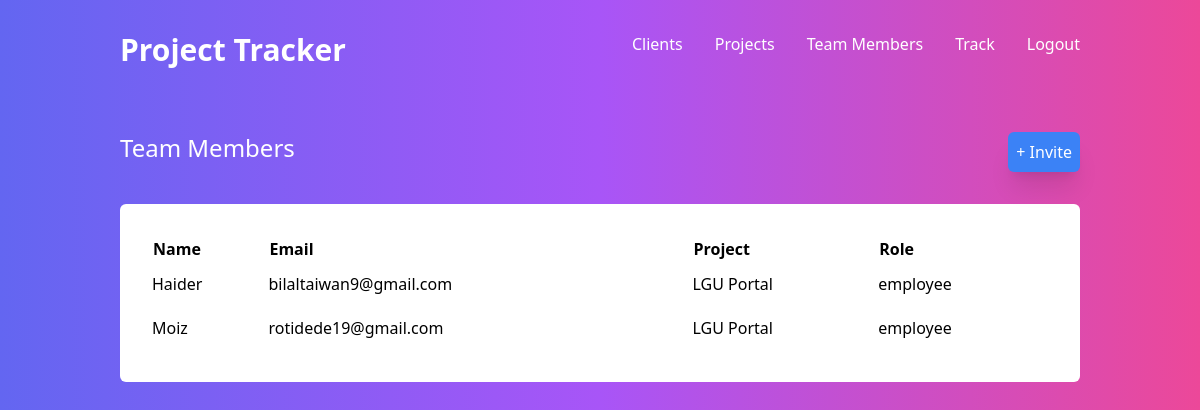
The app's page /team/ (signed in) with its own data.
### project_tracker/models.py (models this page shows, shortened)
class Member(models.Model):
    project = models.ForeignKey(Project, on_delete=models.CASCADE, related_name = 'members')
    member_name = models.CharField(max_length=255)
    member_email = models.EmailField(max_length=50)
    CHOICES = [
        ('manager', 'Manager'),
        ('employee', 'Employee'),
    ]
    member_role = models.CharField(max_length=255, choices=CHOICES, default = 'Employee')

class Project(models.Model):
    client = models.ForeignKey(Client, on_delete=models.CASCADE, related_name = 'projects')
    project_name = models.CharField(max_length=255)
    project_created = models.DateTimeField(auto_now_add=True, null=True)
    project_deadline = models.DateField()
    def __str__(self):
        return f"{self.project_name}"

### project_tracker/decorators.py (the view)
        def wrapper_func(request, *args, **kwargs):
            if request.user.groups.exists():
                group = request.user.groups.all()[0].name
                print(group)
                if group in allowed_roles or not allowed_roles:
                    return view_func(request, *args, **kwargs)
            return HttpResponse("You are not allowed to view this")

### project_tracker/views.py (called while the page is built)
@allowed_users(allowed_roles=['Admin'])
def team(request):
    clients = request.user.company.clients.all()
    myprojects = Project.objects.filter(client__in=clients)
    mymembers = Member.objects.filter(project__in=myprojects)
    return render(request, "team_members.html", {"mymembers":mymembers})

### project_tracker/templates/team_members.html (shortened to what this page needs)
{% load static %}
<!DOCTYPE html>
<html lang="en">
<head>
    <link rel="stylesheet" href="{% static 'css/style.css' %}">
    <link rel="stylesheet" href="{% static 'css/morestyles.css' %}">
</head>
<body class="bg-gradient-to-r from-indigo-500 via-purple-500 to-pink-500">
    <header class="container mx-auto text-white p-8" >
        <nav class="flex justify-around font-medium">
            <div class="font-semibold text-3xl flex-1">
                <a class="decoration-0 " href="{% url 'home' %}">Project Tracker</a>
            </div>
            <ul class="decoration-0 flex gap-x-8">
                <li ><a href="{% url 'home' %}">Clients</a></li>
                <li ><a href="{% url 'projects' %}">Projects</a></li>
                <li><a href="{% url 'team' %}">Team Members</a></li>
                <li><a href="{% url 'track' %}">Track</a></li>
                <li><a href="{% url 'logout' %}">Logout</a></li>
            </ul>
        </nav>
    </header>
    <main class="container mx-auto p-8">
        <div class="flex justify-between mb-8" style="gap: 30px;">
            <h1 class="text-white text-2xl font-medium">Team Members</h1>
            <a class="bg-blue-500 shadow-xl p-2 rounded-md text-white" href="add_member/">+ Invite</a>
        </div>
        <div class="rounded-md bg-white p-8">
            <table>
                {% if mymembers %}
                <tr>
                    <th>Name</th>
                    <th>Email</th>
                    <th>Project</th>
                    <th>Role</th>
                </tr>
                <tr>
                {% for member in mymembers %}
                    <td>{{ member.member_name }}</td>
                    <td>{{ member.member_email }}</td>
                    <td>{{ member.project }}</td>
                    <td>{{ member.member_role }}</td>
                </tr>
                {% endfor %}
                {% else %}
                <tr>
                    <p class='text-center text-lg'>This view will show members of your project</p>
                </tr>
                {% endif %}
            </table>
        </div>
    </main>
</body>
</html>

### static/css/style.css (style rules this page uses)
html, :host { line-height: 1.5; -webkit-text-size-adjust: 100%; -moz-tab-size: 4; -o-tab-size: 4; tab-size: 4; font-family: ui-sans-serif, system-ui, sans-serif, "Apple Color Emoji", "Segoe UI Emoji", "Segoe UI Symbol", "Noto Color Emoji"; font-feature-settings: normal; font-variation-settings: normal; -webkit-tap-highlight-color: transparent; }
body { margin: 0; line-height: inherit; }
h1, h2, h3, h4, h5, h6 { font-size: inherit; font-weight: inherit; }
a { color: inherit; text-decoration: inherit; }
table { text-indent: 0; border-color: inherit; border-collapse: collapse; }
blockquote, dl, dd, h1, h2, h3, h4, h5, h6, hr, figure, p, pre { margin: 0; }
ol, ul, menu { list-style: none; margin: 0; padding: 0; }
.container { width: 100%; }
@media (min-width: 640px) { .container { max-width: 640px; } }
@media (min-width: 768px) { .container { max-width: 768px; } }
@media (min-width: 1024px) { .container { max-width: 1024px; } }
.mx-auto { margin-left: auto; margin-right: auto; }
.mb-8 { margin-bottom: 2rem; }
.flex { display: flex; }
.flex-1 { flex: 1 1 0%; }
.justify-between { justify-content: space-between; }
.justify-around { justify-content: space-around; }
.gap-x-8 { -moz-column-gap: 2rem; column-gap: 2rem; }
.rounded-md { border-radius: 0.375rem; }
.bg-blue-500 { --tw-bg-opacity: 1; background-color: rgb(59 130 246 / var(--tw-bg-opacity)); }
.bg-white { --tw-bg-opacity: 1; background-color: rgb(255 255 255 / var(--tw-bg-opacity)); }
.bg-gradient-to-r { background-image: linear-gradient(to right, var(--tw-gradient-stops)); }
.from-indigo-500 { --tw-gradient-from: #6366f1 var(--tw-gradient-from-position); --tw-gradient-to: rgb(99 102 241 / 0) var(--tw-gradient-to-position); --tw-gradient-stops: var(--tw-gradient-from), var(--tw-gradient-to); }
.via-purple-500 { --tw-gradient-to: rgb(168 85 247 / 0) var(--tw-gradient-to-position); --tw-gradient-stops: var(--tw-gradient-from), #a855f7 var(--tw-gradient-via-position), var(--tw-gradient-to); }
.to-pink-500 { --tw-gradient-to: #ec4899 var(--tw-gradient-to-position); }
.p-2 { padding: 0.5rem; }
.p-8 { padding: 2rem; }
.text-2xl { font-size: 1.5rem; line-height: 2rem; }
.text-3xl { font-size: 1.875rem; line-height: 2.25rem; }
.font-medium { font-weight: 500; }
.font-semibold { font-weight: 600; }
.text-white { --tw-text-opacity: 1; color: rgb(255 255 255 / var(--tw-text-opacity)); }
.decoration-0 { text-decoration-thickness: 0px; }
.shadow-xl { --tw-shadow: 0 20px 25px -5px rgb(0 0 0 / 0.1), 0 8px 10px -6px rgb(0 0 0 / 0.1); --tw-shadow-colored: 0 20px 25px -5px var(--tw-shadow-color), 0 8px 10px -6px var(--tw-shadow-color); box-shadow: var(--tw-ring-offset-shadow, 0 0 #0000), var(--tw-ring-shadow, 0 0 #0000), var(--tw-shadow); }

### static/css/morestyles.css (style rules this page uses)
tr, td { text-align: left; padding: 10px 0; }
table { width : 100%; }
.p-8 { padding: 2rem; }
.text-2xl { font-size: 1.5rem; line-height: 2rem; }

### records on screen
Member: member_name "Haider", member_email "bilaltaiwan9@gmail.com", project "LGU Portal", member_role "employee"
Member: member_name "Moiz", member_email "rotidede19@gmail.com", project "LGU Portal", member_role "employee"
